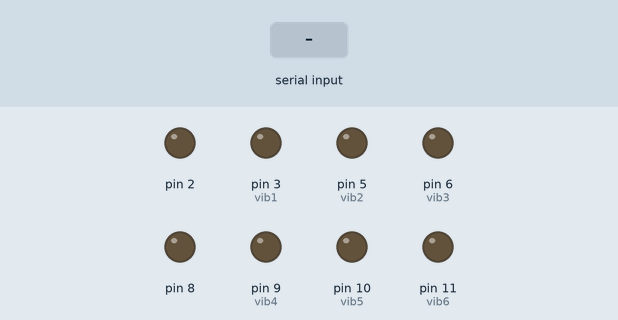
This sketch was run on a simulated Arduino Uno, built with avr-gcc and run on an emulated ATmega328P. Shown: output pins drawn as LEDs (lit = HIGH). Inputs (shaded band) come from the test bench.

Above: at 1.2 s.
1.3 s: "0" received over Serial
At 1.9 s:
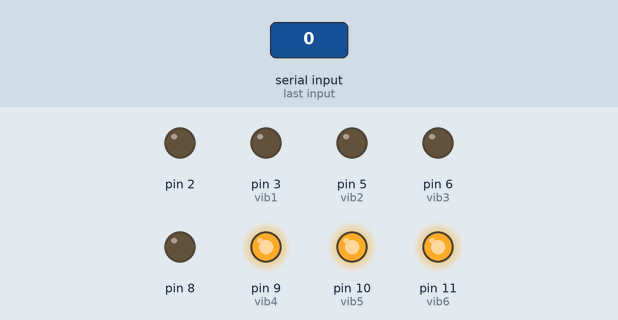
2.8 s: "2" received over Serial
At 4.5 s:
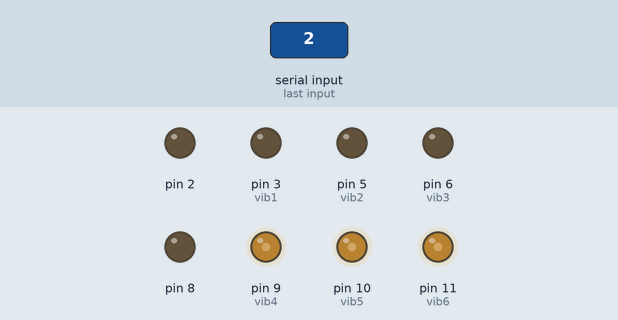
4.8 s: "3" received over Serial
At 6.2 s:
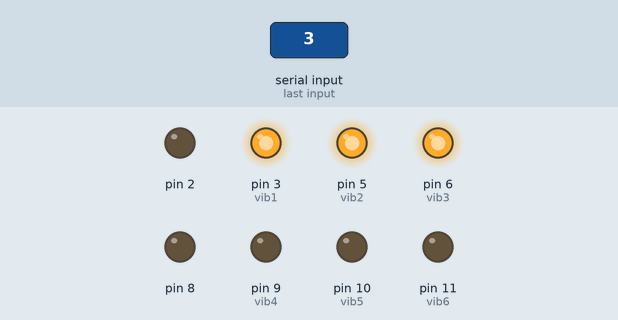
6.8 s: "4" received over Serial
At 7.7 s:
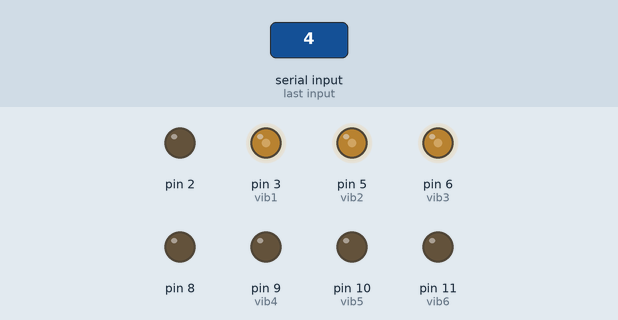
8.8 s: "5" received over Serial
At 10.4 s:
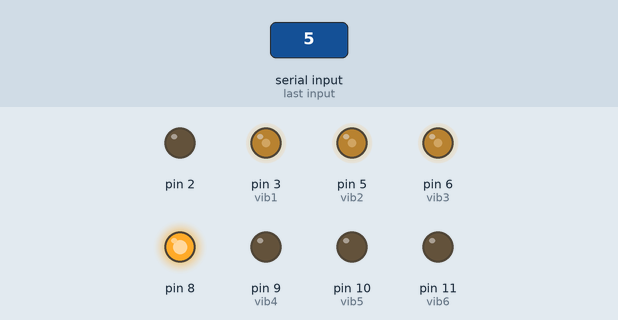
10.8 s: "1" received over Serial
At 12.7 s:
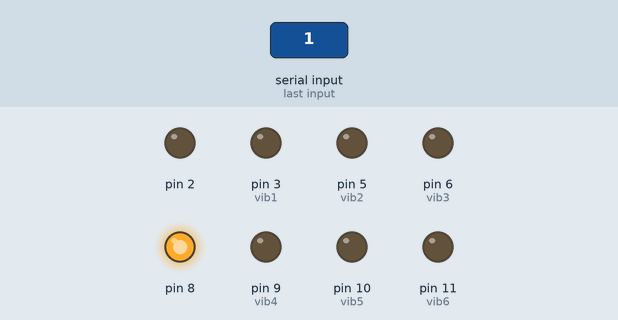
Timing chart, 0 to 14.2 s (numbered marks = the images above; inputs shaded):
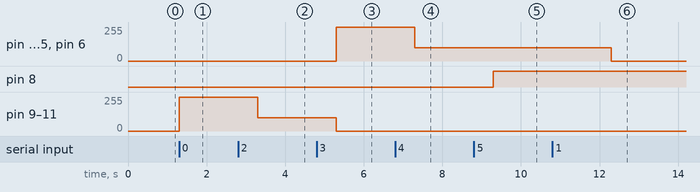

The sketch:

feedback_device.ino
```cpp
int vib1 =3;
int vib2 =5;
int vib3 =6;
int vib4 =9;
int vib5 =10;
int vib6 =11;

char val ;

void setup() {
  pinMode(2,OUTPUT);
  digitalWrite(13, LOW);
  pinMode(8, OUTPUT);
  pinMode(vib1, OUTPUT);
  pinMode(vib2, OUTPUT);
  pinMode(vib3, OUTPUT);
  pinMode(vib4, OUTPUT);
  pinMode(vib5, OUTPUT);
  pinMode(vib6, OUTPUT);


Serial.begin(38400);
  // put your setup code here, to run once:

}

void loop() {

  if(Serial.available() > 0)
  {
    val=Serial.read();
//    Serial.println(val);

  }
if(val== '1'){
STOP();}

if(val== '0'){
sharp_object();
delay(1000);}

if(val== '2'){
blunt_object();
delay(1000);}

if(val== '3'){
hard_object();
delay(1000);}

if(val== '4'){
soft_object();
delay(1000);}


if(val== '5'){    //heat feedback
digitalWrite(8,HIGH);
delay(3000);}
if(val== '6'){    //power off heat feedback
digitalWrite(8,LOW);
delay(3000);}
}

void STOP(){
    analogWrite(vib1, 0);
     analogWrite(vib2,0);
     analogWrite(vib3, 0);
     analogWrite(vib4,0);
     analogWrite(vib5, 0);
     analogWrite(vib6, 0);
}
void soft_object(){
    analogWrite(vib1, 100);
     analogWrite(vib2,100);
     analogWrite(vib3, 100);
     analogWrite(vib4,0);
     analogWrite(vib5, 0);
     analogWrite(vib6,0);
}
void hard_object(){
    analogWrite(vib1, 255);
     analogWrite(vib2,255);
     analogWrite(vib3, 255);
     analogWrite(vib4,0);
     analogWrite(vib5, 0);
     analogWrite(vib6, 0);
}
void blunt_object(){
    analogWrite(vib1, 0);
     analogWrite(vib2,0);
     analogWrite(vib3, 0);
     analogWrite(vib4,100);
     analogWrite(vib5, 100);
     analogWrite(vib6, 100);
}
void sharp_object(){
    analogWrite(vib1, 0);
     analogWrite(vib2,0);
     analogWrite(vib3, 0);
     analogWrite(vib4,255);
     analogWrite(vib5, 255);
     analogWrite(vib6, 255);
}
```

Measured:
- after the input at 1.3 s, pin 9 (vib4), pin 10 (vib5), pin 11 (vib6): 0/255 → 255/255 at once
- after the input at 2.8 s, pin 9 (vib4), pin 10 (vib5), pin 11 (vib6): 255/255 → 100/255 after 0.50 s
- after the input at 4.8 s, pin 3 (vib1), pin 5 (vib2), pin 6 (vib3): 0/255 → 255/255 after 0.50 s; pin 9 (vib4), pin 10 (vib5), pin 11 (vib6): 100/255 → 0/255 after 0.50 s
- after the input at 6.8 s, pin 3 (vib1), pin 5 (vib2), pin 6 (vib3): 255/255 → 100/255 after 0.50 s
- after the input at 8.8 s, pin 8: LOW → HIGH after 0.50 s
- after the input at 10.8 s, pin 3 (vib1), pin 5 (vib2), pin 6 (vib3): 100/255 → 0/255 after 1.5 s
